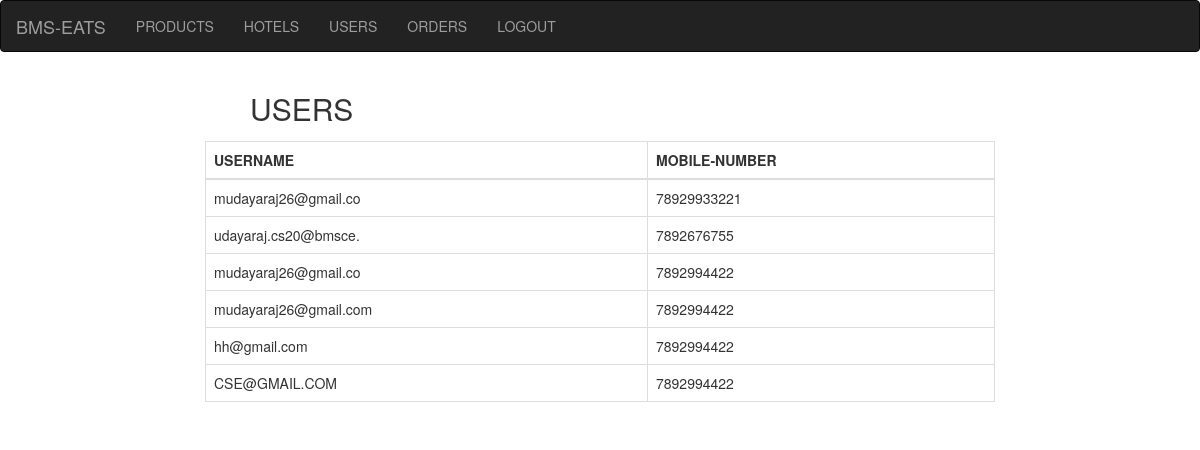
/admin/users.php, run on the app's committed database.
### tables this page shows
CREATE TABLE `users` (
  `username` varchar(30) NOT NULL,
  `mob` varchar(100) DEFAULT NULL,
  `password` varchar(100) DEFAULT NULL,
  `uid` int NOT NULL
);

### admin/users.php (the view, shortened to what this page needs)
<?php
    include('config.php');
    $result = $db->query('SELECT * FROM users');
    $data_record = $result->num_rows;
?>
<!DOCTYPE html>
<html lang="en">
  <head> <title>USER-DETAILS</title>
    <link rel="stylesheet" href="http://maxcdn.bootstrapcdn.com/bootstrap/3.3.5/css/bootstrap.min.css">
  </head>
  <body>
    <?php include('navbar.php');?>
  <div class="row">
  <div class="col-md-4" style="margin-left:250px;">
  <h2>USERS</h2>
</div>
</div>
  <div class="row">
      <div class="col-md-4" style="margin-left:250px;MARGIN-BOTTOM:5PX;">
      </div>
  </div>
  <div class="row">
      <div class="col-md-2"></div>
      <div class="col-md-8">
           <table class="table table-bordered" cellspacing="0" width="100%">
            <thead>
                <tr>
                    <th>USERNAME</th>
                    <th>MOBILE-NUMBER</th>
                </tr>
            </thead>
            <tbody>
                <?php if(isset($result) && ($data_record) > 0)  : $i=1; ?>
                    <?php  while ($users = mysqli_fetch_object($result)) { ?>
                        <tr class="<?=$users->uid?>_del">
                            <td><?=$users->username;?></td>
                            <td><?=$users->mob;?></td>
                        </tr>
                <?php $i++; } ?>
            <?php else : echo '<tr><td colspan="8"><div align="center">-------No record found -----</div></td></tr>'; ?>
           <?php endif; ?>
            </tbody>
        </table>
      </div>
      <div class="col-md-2">
      </div>
  </div>
</body>
</html>

### admin/navbar.php (shortened to what this page needs)
<!DOCTYPE html>
<html lang="en">
<head>
    <link rel="stylesheet" href="http://maxcdn.bootstrapcdn.com/bootstrap/3.3.5/css/bootstrap.min.css">
</head>
<body>
    <nav class="navbar navbar-inverse">
        <div class="container-fluid">
            <div class="navbar-header">
                <a class="navbar-brand" href="#">BMS-EATS</a>
            </div>
            <ul class="nav navbar-nav">
                <li><a href="products.php">PRODUCTS</a></li>
                <li><a href="hotels.php">HOTELS</a></li>
                <li><a href="users.php">USERS</a></li>
                <li><a href="orders.php">ORDERS</a></li>
                <li><a href="../login.php">LOGOUT</a></li>
            </ul>
        </div>
    </nav>
</body>
</html>

### data on the page
users: username "mudayaraj26@gmail.co", mob "78929933221"
users: username "udayaraj.cs20@bmsce.", mob "7892676755"
users: username "mudayaraj26@gmail.co", mob "7892994422"
users: username "mudayaraj26@gmail.com", mob "7892994422"
users: username "hh@gmail.com", mob "7892994422"
users: username "CSE@GMAIL.COM", mob "7892994422"
